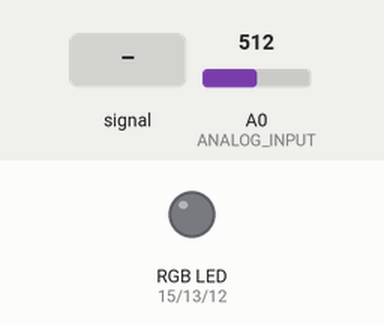
Recording of a sketch running on a simulated Arduino Uno, built with avr-gcc and run on an emulated ATmega328P. On the bench: an RGB LED mixed from three pins (HIGH = lit). Inputs (shaded band) come from the test bench; at power-on: A0 (ANALOG_INPUT) = 512. Dim RGB values are drawn brighter than linear; pins used as bus, display or sensor lines are not drawn; what the sketch prints to the serial monitor is not drawn.

Above: at 1.2 s.
1.3 s: A0 (ANALOG_INPUT) fed a 200 Hz sine of ±81 counts around its level
At 3.47 s:
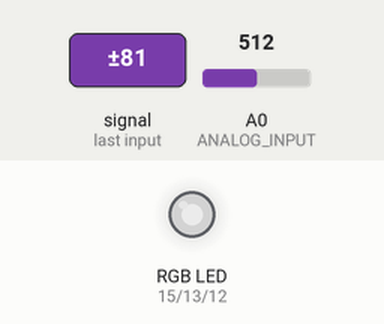
4.3 s: A0 (ANALOG_INPUT) set to 716
5.8 s: A0 (ANALOG_INPUT) set to 531
7.3 s: A0 (ANALOG_INPUT) set to 504
At 8.1 s:
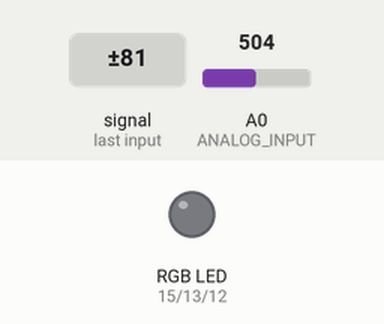
8.8 s: A0 (ANALOG_INPUT) set to 900
At 9.2 s:
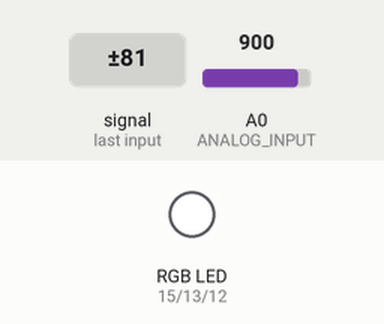
10.3 s: A0 (ANALOG_INPUT) set to 511
At 11.6 s:
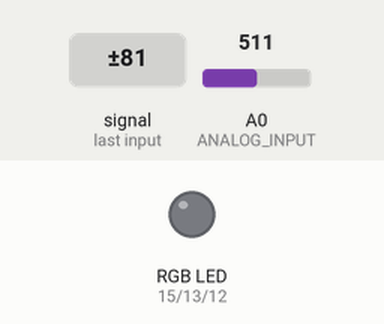
Timing chart, 0 to 12.8 s (numbered marks = the images above; inputs shaded):
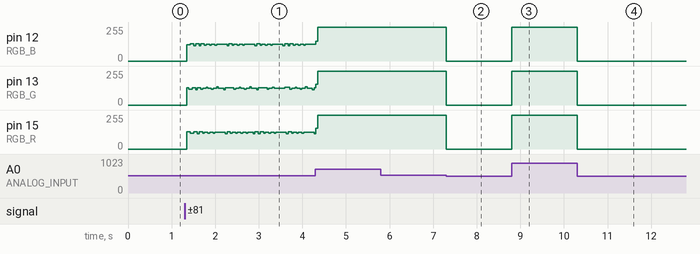

Measured:
- after the input at 7.3 s, pin 12 (RGB_B), pin 13 (RGB_G), pin 15 (RGB_R): 255/255 → 0/255 at once
- after the input at 8.8 s, pin 12 (RGB_B), pin 13 (RGB_G), pin 15 (RGB_R): 0/255 → 255/255 at once
- after the input at 10.3 s, pin 12 (RGB_B), pin 13 (RGB_G), pin 15 (RGB_R): 255/255 → 0/255 at once

The sketch:

mux2.ino
```cpp
#define MUX_A 2
#define MUX_B 0
#define MUX_C 4

const int RGB_R = 15;
const int RGB_G = 13;
const int RGB_B = 12;

#define ANALOG_INPUT A0

void setup() {
  Serial.begin(115200);
  // avoids the next line concatenating with the large string of garbled text at boot
  Serial.println("");
  Serial.println("ANALOG READ TEST");

  pinMode(MUX_A, OUTPUT);
  pinMode(MUX_B, OUTPUT);
  pinMode(MUX_C, OUTPUT);

  pinMode(RGB_R, OUTPUT);
  pinMode(RGB_G, OUTPUT);
  pinMode(RGB_B, OUTPUT);
}

int readMux(const byte select) {
  // select desired MUX channel
  digitalWrite(MUX_A, (select & 1) ? HIGH : LOW); // low-order bit
  digitalWrite(MUX_B, (select & 2) ? HIGH : LOW);
  digitalWrite(MUX_C, (select & 4) ? HIGH : LOW); // high-order bit

  // now read the sensor
  return analogRead(ANALOG_INPUT);
}

void loop() {
  Serial.print("000: ");

  digitalWrite(MUX_A, LOW); // low-order bit
  digitalWrite(MUX_B, LOW);
  digitalWrite(MUX_C, LOW); // high-order bit
  analogWrite(RGB_R, map(analogRead(ANALOG_INPUT), 0, 1024, 0, 255));
  Serial.println(analogRead(ANALOG_INPUT));

  Serial.print("001: ");
  digitalWrite(MUX_C, HIGH); // low-order bit
  analogWrite(RGB_G, map(analogRead(ANALOG_INPUT), 0, 1024, 0, 255));
  Serial.println(analogRead(ANALOG_INPUT));

  Serial.print("010: ");
  digitalWrite(MUX_C, LOW); // low-order bit
  digitalWrite(MUX_B, HIGH);
  analogWrite(RGB_B, map(analogRead(ANALOG_INPUT), 0, 1024, 0, 255));
  Serial.println(analogRead(ANALOG_INPUT));
}
```
